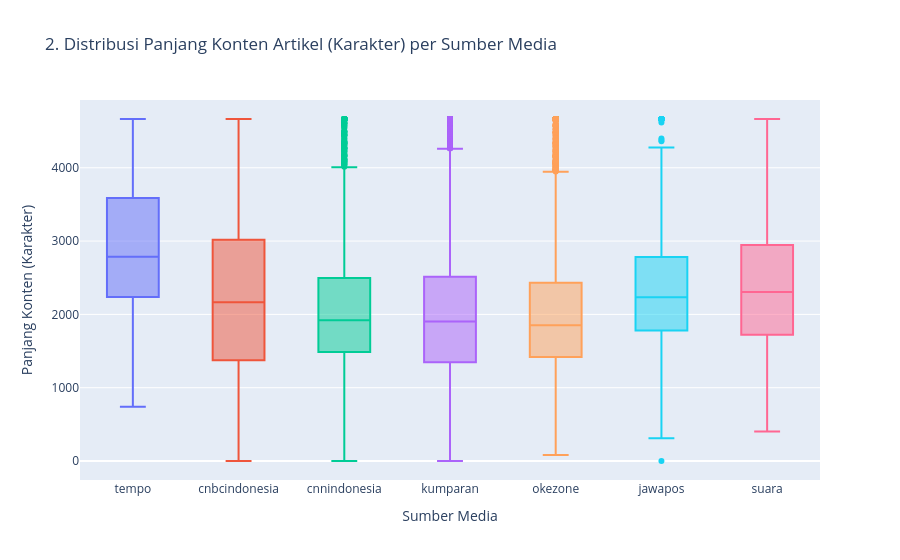

Notebook code for this chart:
### Code cell
# Visualisasi 2: Distribusi dan Outlier Panjang Konten per Sumber Media
fig2 = px.box(
    df.select(["source_clean", "panjang_konten"]).to_pandas(),
    x="source_clean",
    y="panjang_konten",
    color="source_clean",
    title="2. Distribusi Panjang Konten Artikel (Karakter) per Sumber Media",
    labels={"source_clean": "Sumber Media", "panjang_konten": "Panjang Konten (Karakter)"},
)
fig2.update_layout(showlegend=False)
fig2.show()

### Figure 1 — Plotly figure (JSON) as saved in the notebook; plotly's stock layout.template omitted (floating-point values rounded to 4 significant figures; data arrays with more than 128 entries replaced by an {"elided": "..."} marker saying what was removed)
{"data": [{"alignmentgroup": "True", "hovertemplate": "Sumber Media=%{x}<br>Panjang Konten (Karakter)=%{y}<extra></extra>", "legendgroup": "tempo", "marker": {"color": "#636efa"}, "name": "tempo", "notched": false, "offsetgroup": "tempo", "orientation": "v", "showlegend": true, "type": "box", "x": {"elided": "3642 str values"}, "x0": " ", "xaxis": "x", "y": {"elided": "3642 int values"}, "y0": " ", "yaxis": "y"}, {"alignmentgroup": "True", "hovertemplate": "Sumber Media=%{x}<br>Panjang Konten (Karakter)=%{y}<extra></extra>", "legendgroup": "cnbcindonesia", "marker": {"color": "#EF553B"}, "name": "cnbcindonesia", "notched": false, "offsetgroup": "cnbcindonesia", "orientation": "v", "showlegend": true, "type": "box", "x": {"elided": "4691 str values"}, "x0": " ", "xaxis": "x", "y": {"elided": "4691 int values"}, "y0": " ", "yaxis": "y"}, {"alignmentgroup": "True", "hovertemplate": "Sumber Media=%{x}<br>Panjang Konten (Karakter)=%{y}<extra></extra>", "legendgroup": "cnnindonesia", "marker": {"color": "#00cc96"}, "name": "cnnindonesia", "notched": false, "offsetgroup": "cnnindonesia", "orientation": "v", "showlegend": true, "type": "box", "x": {"elided": "3738 str values"}, "x0": " ", "xaxis": "x", "y": {"elided": "3738 int values"}, "y0": " ", "yaxis": "y"}, {"alignmentgroup": "True", "hovertemplate": "Sumber Media=%{x}<br>Panjang Konten (Karakter)=%{y}<extra></extra>", "legendgroup": "kumparan", "marker": {"color": "#ab63fa"}, "name": "kumparan", "notched": false, "offsetgroup": "kumparan", "orientation": "v", "showlegend": true, "type": "box", "x": {"elided": "8579 str values"}, "x0": " ", "xaxis": "x", "y": {"elided": "8579 int values"}, "y0": " ", "yaxis": "y"}, {"alignmentgroup": "True", "hovertemplate": "Sumber Media=%{x}<br>Panjang Konten (Karakter)=%{y}<extra></extra>", "legendgroup": "okezone", "marker": {"color": "#FFA15A"}, "name": "okezone", "notched": false, "offsetgroup": "okezone", "orientation": "v", "showlegend": true, "type": "box", "x": {"elided": "7066 str values"}, "x0": " ", "xaxis": "x", "y": {"elided": "7066 int values"}, "y0": " ", "yaxis": "y"}, {"alignmentgroup": "True", "hovertemplate": "Sumber Media=%{x}<br>Panjang Konten (Karakter)=%{y}<extra></extra>", "legendgroup": "jawapos", "marker": {"color": "#19d3f3"}, "name": "jawapos", "notched": false, "offsetgroup": "jawapos", "orientation": "v", "showlegend": true, "type": "box", "x": {"elided": "1015 str values"}, "x0": " ", "xaxis": "x", "y": {"elided": "1015 int values"}, "y0": " ", "yaxis": "y"}, {"alignmentgroup": "True", "hovertemplate": "Sumber Media=%{x}<br>Panjang Konten (Karakter)=%{y}<extra></extra>", "legendgroup": "suara", "marker": {"color": "#FF6692"}, "name": "suara", "notched": false, "offsetgroup": "suara", "orientation": "v", "showlegend": true, "type": "box", "x": {"elided": "4004 str values"}, "x0": " ", "xaxis": "x", "y": {"elided": "4004 int values"}, "y0": " ", "yaxis": "y"}], "layout": {"boxmode": "overlay", "legend": {"title": {"text": "Sumber Media"}, "tracegroupgap": 0}, "showlegend": false, "title": {"text": "2. Distribusi Panjang Konten Artikel (Karakter) per Sumber Media"}, "xaxis": {"anchor": "y", "categoryarray": ["tempo", "cnbcindonesia", "cnnindonesia", "kumparan", "okezone", "jawapos", "suara"], "categoryorder": "array", "domain": [0, 1], "title": {"text": "Sumber Media"}}, "yaxis": {"anchor": "x", "domain": [0, 1], "title": {"text": "Panjang Konten (Karakter)"}}}}
